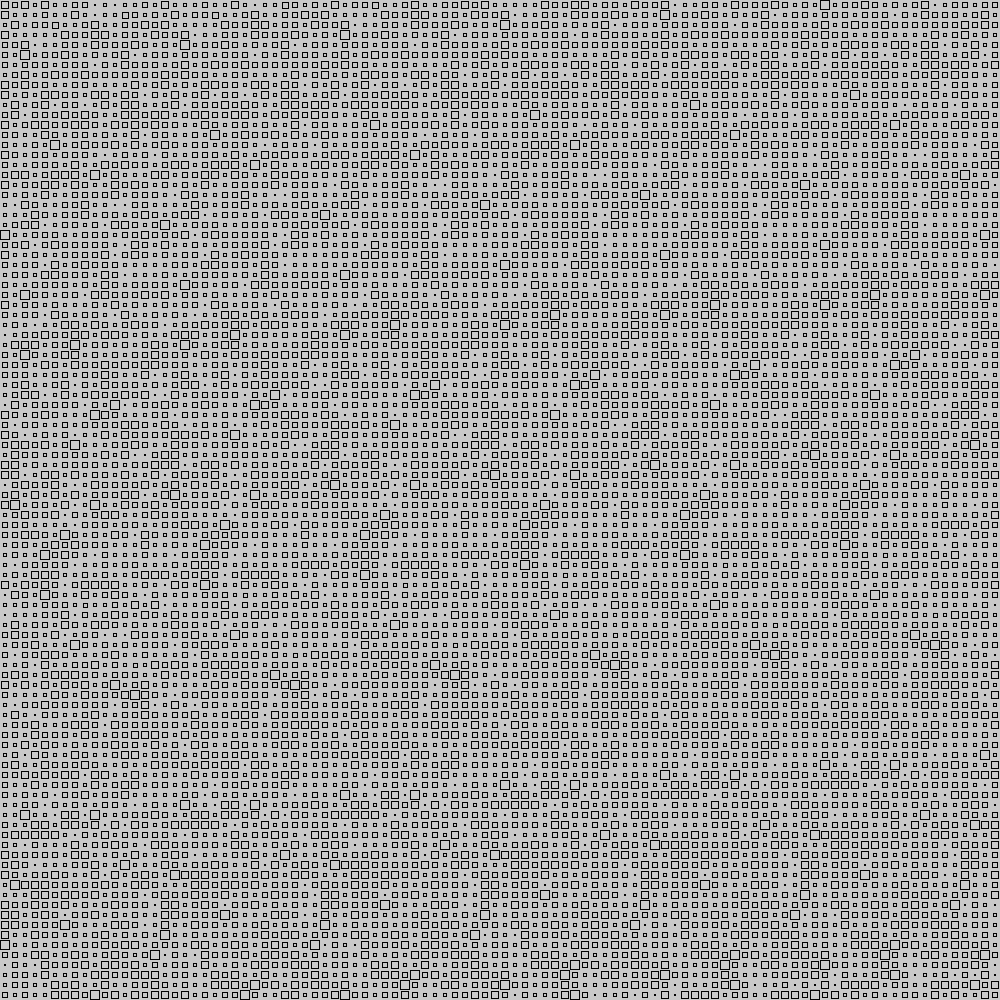
Frame 1 (no input)
Frame 60 (the mouse pressed at the canvas centre just before this capture): identical to frame 1, image omitted
Frame 120 (the mouse held since frame 60 and released just before this capture): identical to frame 1, image omitted

The Processing sketch that drew this single still picture (run headless with seeded random() and noise(); from frame 60 on, the mouse is pressed at the canvas centre):

// Processing sketch: x
// ── x.pde
void setup() {
  size(1000, 1000);
  surface.setLocation(10, 10);
  noFill();
  rectMode(CENTER);
}

void draw() {
  background(200);
  for (int x = 0; x < 100; x++) {
    for (int y = 0; y < 100; y++) {
      float a = noise(x, y) * 10;
      rect(x * 10 + 5, y * 10 + 5, a, a);
    }
  }
}
